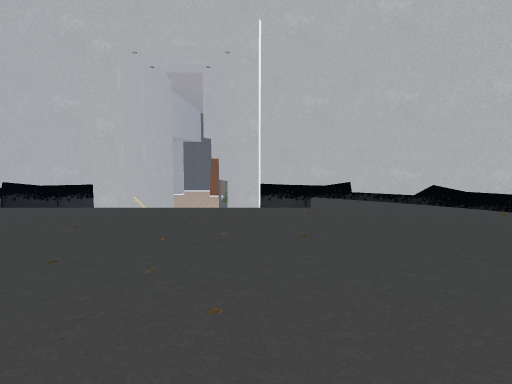
view 1 (above)

12 first-person views from a walk through a 3-D level made in the Unity game engine. The camera is 1.3 m above the floor, tilts 6° down and sees 70° across. The floor is counted in squares, 2 m on a side. Each view is taken from the middle of a square. On the plan, view 1 faces up. The plan holds only what a view shows up to about 11 squares ahead; the rest is blank. The place goes on beyond the plan. The player character is not drawn. Some surface patterns are stand-ins.

view 2
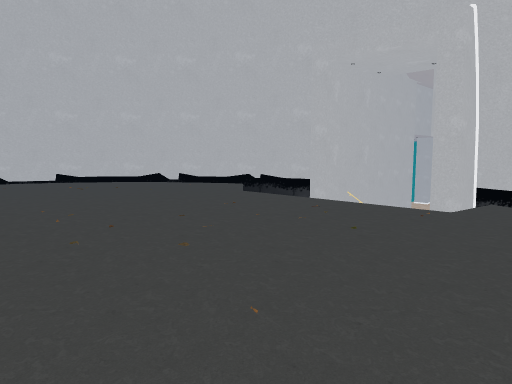

view 3
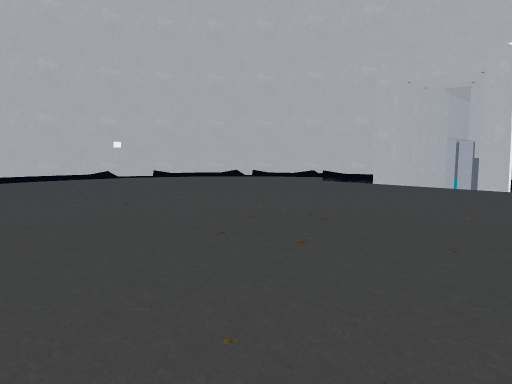

view 4
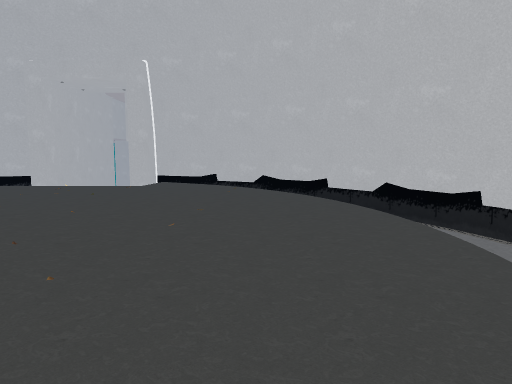

view 5
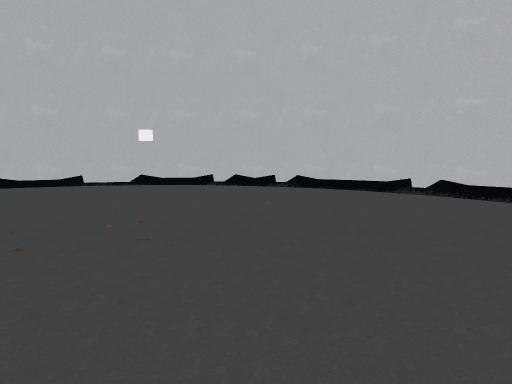

view 6
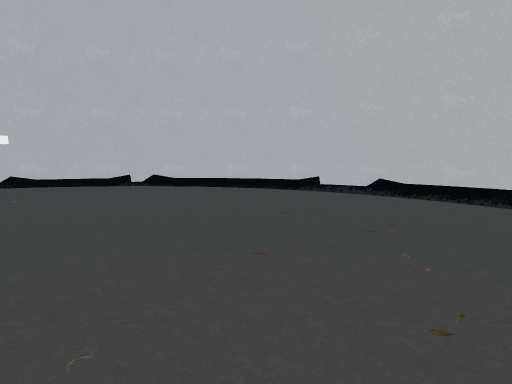

view 7
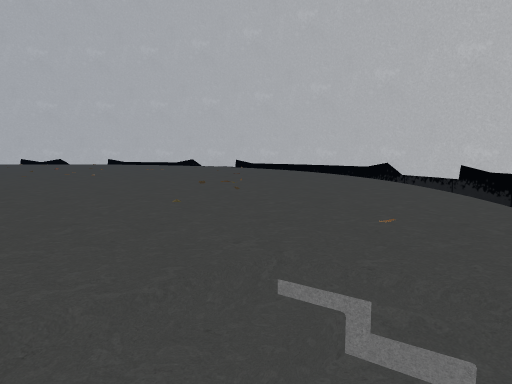

view 8
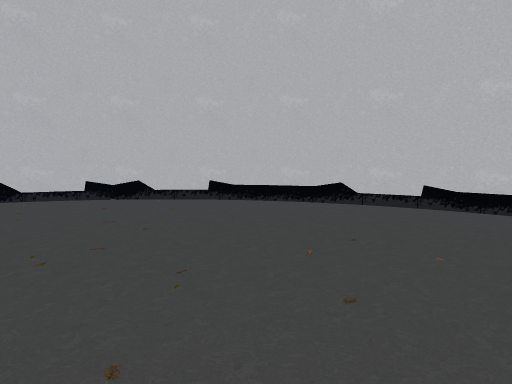

view 9
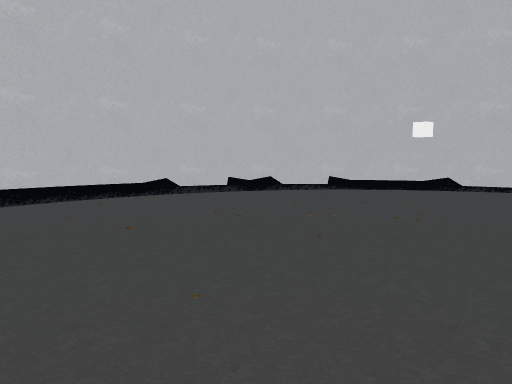

view 10
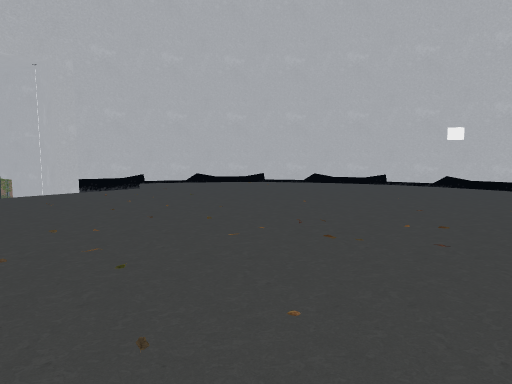

view 11
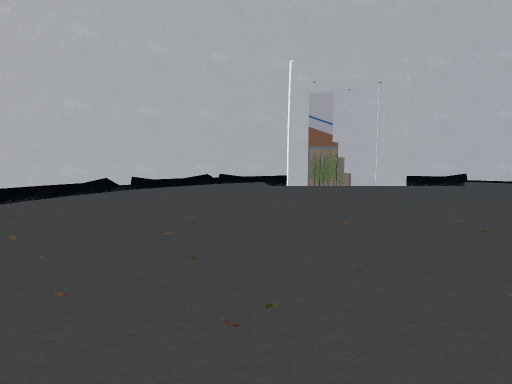

view 12
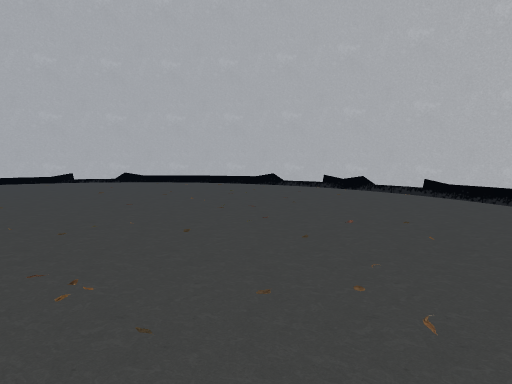

### Floor plan
Key: @ floor where view 1 was taken; # wall or solid block; . floor; / step, stairs or slope; v drop or lower ground.
Columns run from 10 left of view 1 to 7 right of it. Each row starts with its distance up from view 1.
  8      ###  ###
  7    ###v#  #v###
  6   ##v        v##
  5  ##v v//   .v v##
  4  #v v........v v#
  3 ## v..........v ##
  2 #v ............ v#
  1 v  ............ vv
  0 #  .......@....v #
 -1 # v......#.....v #
 -2 v  ............  v
 -3 #v v..........v v#
 -4 ##  ..........  v#
 -5  #v v........v v#
 -6  ##v  v....v  v##
 -7   ##v        v##
 -8    ##vv    vv##
 -9      ##vvvv##

Where each view was taken, in squares from view 1:
view 1: 0 up, 0 right, facing up
view 2: 0 up, 2 right, facing up-left
view 3: 3 down, 2 right, facing up-left
view 4: 3 down, 3 right, facing up
view 5: 2 down, 3 left, facing right
view 6: 1 down, 4 left, facing down-right
view 7: 5 up, 3 left, facing down-left
view 8: 0 up, 3 left, facing down-left
view 9: 1 down, 0 right, facing down-left
view 10: 2 down, 3 left, facing up-right
view 11: 3 down, 4 left, facing up
view 12: 2 up, 4 left, facing down
